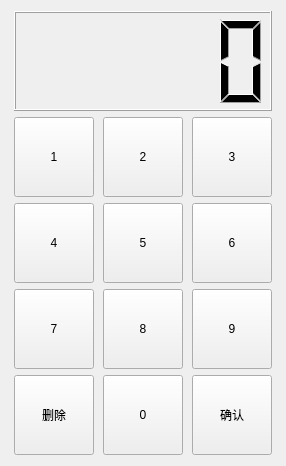
<?xml version="1.0" encoding="UTF-8"?>
<ui version="4.0">
 <class>DishesCountWidget</class>
 <widget class="QWidget" name="DishesCountWidget">
  <property name="geometry">
   <rect>
    <x>0</x>
    <y>0</y>
    <width>286</width>
    <height>462</height>
   </rect>
  </property>
  <property name="windowTitle">
   <string>Form</string>
  </property>
  <layout class="QGridLayout" name="gridLayout">
   <item row="2" column="2">
    <widget class="QToolButton" name="toolButton_4">
     <property name="minimumSize">
      <size>
       <width>80</width>
       <height>80</height>
      </size>
     </property>
     <property name="maximumSize">
      <size>
       <width>80</width>
       <height>80</height>
      </size>
     </property>
     <property name="text">
      <string>6</string>
     </property>
    </widget>
   </item>
   <item row="4" column="0">
    <widget class="QToolButton" name="toolButton_11">
     <property name="minimumSize">
      <size>
       <width>80</width>
       <height>80</height>
      </size>
     </property>
     <property name="maximumSize">
      <size>
       <width>80</width>
       <height>80</height>
      </size>
     </property>
     <property name="text">
      <string>删除</string>
     </property>
    </widget>
   </item>
   <item row="2" column="1">
    <widget class="QToolButton" name="toolButton_6">
     <property name="minimumSize">
      <size>
       <width>80</width>
       <height>80</height>
      </size>
     </property>
     <property name="maximumSize">
      <size>
       <width>80</width>
       <height>80</height>
      </size>
     </property>
     <property name="text">
      <string>5</string>
     </property>
    </widget>
   </item>
   <item row="3" column="2">
    <widget class="QToolButton" name="toolButton_7">
     <property name="minimumSize">
      <size>
       <width>80</width>
       <height>80</height>
      </size>
     </property>
     <property name="maximumSize">
      <size>
       <width>80</width>
       <height>80</height>
      </size>
     </property>
     <property name="text">
      <string>9</string>
     </property>
    </widget>
   </item>
   <item row="3" column="0">
    <widget class="QToolButton" name="toolButton_8">
     <property name="minimumSize">
      <size>
       <width>80</width>
       <height>80</height>
      </size>
     </property>
     <property name="maximumSize">
      <size>
       <width>80</width>
       <height>80</height>
      </size>
     </property>
     <property name="text">
      <string>7</string>
     </property>
    </widget>
   </item>
   <item row="4" column="2">
    <widget class="QToolButton" name="toolButton_10">
     <property name="minimumSize">
      <size>
       <width>80</width>
       <height>80</height>
      </size>
     </property>
     <property name="maximumSize">
      <size>
       <width>80</width>
       <height>80</height>
      </size>
     </property>
     <property name="text">
      <string>确认</string>
     </property>
    </widget>
   </item>
   <item row="2" column="0">
    <widget class="QToolButton" name="toolButton_5">
     <property name="minimumSize">
      <size>
       <width>80</width>
       <height>80</height>
      </size>
     </property>
     <property name="maximumSize">
      <size>
       <width>80</width>
       <height>80</height>
      </size>
     </property>
     <property name="text">
      <string>4</string>
     </property>
    </widget>
   </item>
   <item row="1" column="2">
    <widget class="QToolButton" name="toolButton_3">
     <property name="minimumSize">
      <size>
       <width>80</width>
       <height>80</height>
      </size>
     </property>
     <property name="maximumSize">
      <size>
       <width>80</width>
       <height>80</height>
      </size>
     </property>
     <property name="text">
      <string>3</string>
     </property>
    </widget>
   </item>
   <item row="1" column="1">
    <widget class="QToolButton" name="toolButton_2">
     <property name="minimumSize">
      <size>
       <width>80</width>
       <height>80</height>
      </size>
     </property>
     <property name="maximumSize">
      <size>
       <width>80</width>
       <height>80</height>
      </size>
     </property>
     <property name="text">
      <string>2</string>
     </property>
    </widget>
   </item>
   <item row="3" column="1">
    <widget class="QToolButton" name="toolButton_9">
     <property name="minimumSize">
      <size>
       <width>80</width>
       <height>80</height>
      </size>
     </property>
     <property name="maximumSize">
      <size>
       <width>80</width>
       <height>80</height>
      </size>
     </property>
     <property name="text">
      <string>8</string>
     </property>
    </widget>
   </item>
   <item row="1" column="0">
    <widget class="QToolButton" name="toolButton">
     <property name="minimumSize">
      <size>
       <width>80</width>
       <height>80</height>
      </size>
     </property>
     <property name="maximumSize">
      <size>
       <width>80</width>
       <height>80</height>
      </size>
     </property>
     <property name="text">
      <string>1</string>
     </property>
    </widget>
   </item>
   <item row="0" column="0" colspan="3">
    <widget class="QLCDNumber" name="lcdNumber">
     <property name="minimumSize">
      <size>
       <width>0</width>
       <height>100</height>
      </size>
     </property>
     <property name="maximumSize">
      <size>
       <width>16777215</width>
       <height>100</height>
      </size>
     </property>
    </widget>
   </item>
   <item row="4" column="1">
    <widget class="QToolButton" name="toolButton_12">
     <property name="minimumSize">
      <size>
       <width>80</width>
       <height>80</height>
      </size>
     </property>
     <property name="maximumSize">
      <size>
       <width>80</width>
       <height>80</height>
      </size>
     </property>
     <property name="text">
      <string>0</string>
     </property>
    </widget>
   </item>
  </layout>
 </widget>
 <resources/>
 <connections/>
</ui>
